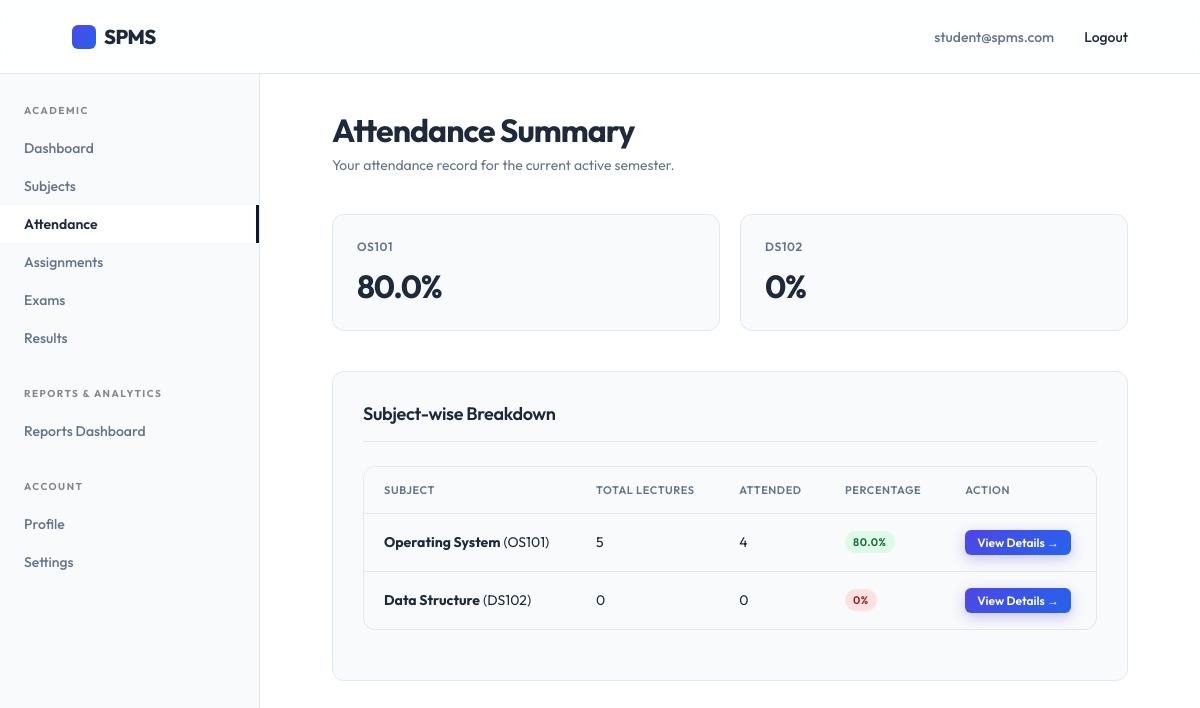
Screenshot of /student/attendance/ (signed in) with the database file from the repository.
### accounts/models.py (models this page shows, shortened)
class User(AbstractUser):
    class RoleChoices(models.TextChoices):
        STUDENT = 'student', 'Student'
        FACULTY = 'faculty', 'Faculty'
        ADMIN = 'admin', 'Admin'
    username = None
    email = models.EmailField(unique=True)
    role = models.CharField(max_length=20, choices=RoleChoices.choices, default=RoleChoices.STUDENT)
    contact_number = models.CharField(max_length=15, blank=True, null=True)
    deactivated_at = models.DateTimeField(blank=True, null=True)
    updated_at = models.DateTimeField(auto_now=True)
    USERNAME_FIELD = 'email'
    REQUIRED_FIELDS = []
    objects = CustomUserManager()

### academics/models.py (models this page shows, shortened)
class Subject(models.Model):
    name = models.CharField(max_length=150)
    code = models.CharField(max_length=20, unique=True)
    description = models.TextField(blank=True, null=True)

class SubjectOffering(models.Model):
    class SubjectType(models.TextChoices):
        CORE = 'core', 'Core'
        ELECTIVE = 'elective', 'Elective'
        LAB = 'lab', 'Lab'
        PROJECT = 'project', 'Project'
    subject = models.ForeignKey(Subject, on_delete=models.CASCADE, related_name='offerings')
    semester = models.ForeignKey(Semester, on_delete=models.CASCADE, related_name='subject_offerings')
    faculty = models.ForeignKey('faculty.Faculty', on_delete=models.SET_NULL, null=True, blank=True, related_name='subject_offerings')
    subject_type = models.CharField(max_length=20, choices=SubjectType.choices, default=SubjectType.CORE)
    credits = models.PositiveIntegerField()
    class Meta:
        constraints = [
            models.UniqueConstraint(fields=['subject', 'semester'], name='unique_subject_offering')
        ]

### students/views.py (the view)
# urls.py: path('attendance/', views.AttendanceSummaryView.as_view(), name='attendance_summary'),
@method_decorator(student_required, name='dispatch')
class AttendanceSummaryView(TemplateView):
    template_name = 'student/attendance_summary.html'
    def get_context_data(self, **kwargs):
        context = super().get_context_data(**kwargs)
        student = self.request.user.student_profile
        active_sem = StudentSemester.objects.filter(student=student, status='active').first()
        if not active_sem:
            context['attendance_data'] = []
            return context
        offerings = SubjectOffering.objects.filter(semester=active_sem.semester).select_related('subject')
        attendance_data = []
        for offering in offerings:
            total_lectures = offering.lectures.count()
            attended_lectures = Attendance.objects.filter(
                student=student,
                lecture__offering=offering,
                status=Attendance.StatusChoices.PRESENT
            ).count()
            percentage = (attended_lectures / total_lectures * 100) if total_lectures > 0 else 0
            attendance_data.append({
                'offering': offering,
                'total_lectures': total_lectures,
                'attended_lectures': attended_lectures,
                'percentage': round(percentage, 2)
            })
        context['attendance_data'] = attendance_data
        return context

### templates/student/attendance_summary.html (shortened to what this page needs)
{% extends 'student/base.html' %}
{% block page_title %}Attendance Summary{% endblock %}
{% block page_subtitle %}Your attendance record for the current active semester.{% endblock %}
{% block dashboard_content %}
<div class="stat-grid">
    {% for stat in attendance_data %}
        {% include 'components/stat_card.html' with label=stat.offering.subject.code value=stat.percentage|stringformat:"s%%" subtitle=stat.offering.subject.name %}
    {% empty %}
        <div class="card" style="grid-column: 1 / -1;"><p class="empty-state">No active semester attendance data recorded yet.</p></div>
    {% endfor %}
</div>
<div class="dashboard-section" style="margin-top: 2rem;">
    <div class="section-header">
        <h2 class="section-title">Subject-wise Breakdown</h2>
    </div>
    <div class="table-responsive">
        <table class="table">
            <thead>
                <tr>
                    <th>Subject</th>
                    <th>Total Lectures</th>
                    <th>Attended</th>
                    <th>Percentage</th>
                    <th>Action</th>
                </tr>
            </thead>
            <tbody>
                {% for stat in attendance_data %}
                <tr>
                    <td><strong>{{ stat.offering.subject.name }}</strong> ({{ stat.offering.subject.code }})</td>
                    <td>{{ stat.total_lectures }}</td>
                    <td>{{ stat.attended_lectures }}</td>
                    <td>
                        <span class="badge {% if stat.percentage >= 75 %}badge-success{% elif stat.percentage >= 50 %}badge-warning{% else %}badge-error{% endif %}">
                            {{ stat.percentage }}%
                        </span>
                    </td>
                    <td><a href="{% url 'students:subject_attendance' stat.offering.id %}" class="btn btn-primary" style="padding: 5px 12px; font-size: 12px;">View Details &rarr;</a></td>
                </tr>
                {% empty %}
                <tr>
                    <td colspan="5" class="empty-state">No attendance records found.</td>
                </tr>
                {% endfor %}
            </tbody>
        </table>
    </div>
</div>
{% endblock %}

### templates/components/navbar.html (shortened to what this page needs)
<header class="navbar">
    <a href="{% if request.user.is_authenticated %}{% if request.user.role == 'admin' or request.user.is_superuser %}{% url 'spms_admin:dashboard' %}{% elif request.user.role == 'faculty' %}{% url 'faculty:dashboard' %}{% else %}{% url 'students:dashboard' %}{% endif %}{% else %}{% url 'landing_page' %}{% endif %}" class="brand" aria-label="SPMS home">
        <span class="brand-mark"></span>
        SPMS
    </a>
    <nav class="nav-links" aria-label="User navigation">
        {% if request.user.is_authenticated %}
            <span style="color: var(--muted);">{{ request.user.email }}</span>
            <form action="{% url 'accounts:logout' %}" method="post" style="display:inline;">
                <button type="submit" style="background:none;border:none;cursor:pointer;font-family:inherit;font-size:inherit;font-weight:inherit;color:inherit;" class="nav-links a">Logout</button>
            </form>
        {% else %}
            {% if request.resolver_match.url_name != 'login' %}
                <a href="{% url 'accounts:login' %}">Login</a>
            {% endif %}
        {% endif %}
    </nav>
</header>

### templates/components/stat_card.html
<div class="stat-card">
    <div class="stat-label">{{ label }}</div>
    <div class="stat-value">{{ value }}</div>
</div>

### static/style.css (style rules this page uses)
:root { --bg: #f9fafb; --text: #1e293b; --muted: #64748b; --line: #e2e8f0; --soft: #ffffff; --primary: #4f46e5; --primary-hover: #4338ca; --accent: #2563eb; --black: #0f172a; --radius: 12px; --glass-bg: rgba(255, 255, 255, 0.85); --glass-border: rgba(255, 255, 255, 0.6); --glass-shadow: 0 10px 40px 0 rgba(31, 38, 135, 0.05); }
* { box-sizing: border-box; margin: 0; padding: 0; scrollbar-width: thin; scrollbar-color: rgba(0, 0, 0, 0.2) var(--bg); }
html { scroll-behavior: smooth; }
body { min-height: 100vh; background: var(--bg); color: var(--text); font-family: 'Outfit', Arial, sans-serif; -webkit-font-smoothing: antialiased; }
a { color: inherit; text-decoration: none; }
.navbar { height: 74px; width: 100%; display: flex; align-items: center; justify-content: space-between; padding: 0 6vw; background: rgba(255, 255, 255, 0.85); backdrop-filter: blur(16px); -webkit-backdrop-filter: blur(16px); border-bottom: 1px solid var(--line); position: sticky; top: 0; z-index: 100; }
.brand { font-size: 20px; font-weight: 800; letter-spacing: -0.5px; display: flex; align-items: center; gap: 8px; }
.brand-mark { width: 24px; height: 24px; background: linear-gradient(135deg, var(--primary), var(--accent)); border-radius: 6px; display: inline-block; }
.nav-links { display: flex; gap: 30px; font-size: 14px; font-weight: 500; }
.btn { display: inline-flex; align-items: center; justify-content: center; padding: 12px 24px; border-radius: 8px; font-size: 14px; font-weight: 600; transition: all 0.3s cubic-bezier(0.16, 1, 0.3, 1); cursor: pointer; border: none; }
.btn-primary { background: linear-gradient(135deg, var(--primary), var(--accent)); color: white; box-shadow: 0 4px 14px rgba(79, 70, 229, 0.3); }

### static/dashboard.css (style rules this page uses)
.stat-grid { display: grid; grid-template-columns: repeat(auto-fit, minmax(220px, 1fr)); gap: 20px; margin-bottom: 40px; }
.stat-card { background: var(--bg); border: 1px solid var(--line); border-radius: var(--radius); padding: 24px; display: flex; flex-direction: column; transition: transform 0.2s ease, box-shadow 0.2s ease; }
.stat-label { color: var(--muted); font-size: 12px; font-weight: 600; letter-spacing: .05em; text-transform: uppercase; margin-bottom: 12px; }
.stat-value { font-size: 32px; font-weight: 700; letter-spacing: -.04em; color: var(--text); }
.dashboard-section { background: var(--bg); border: 1px solid var(--line); border-radius: var(--radius); padding: 30px; margin-bottom: 30px; }
.section-header { display: flex; justify-content: space-between; align-items: center; margin-bottom: 24px; padding-bottom: 16px; border-bottom: 1px solid var(--line); }
.section-title { font-size: 18px; font-weight: 600; letter-spacing: -.02em; }
.badge { display: inline-flex; align-items: center; padding: 4px 8px; border-radius: var(--radius); font-size: 11px; font-weight: 600; letter-spacing: .05em; text-transform: uppercase; }
.badge-success { background: #dcfce7; color: #166534; }
.badge-danger, .badge-error { background: #fee2e2; color: #991b1b; }
.table-responsive { width: 100%; overflow-x: auto; margin-bottom: 20px; border-radius: var(--radius); border: 1px solid var(--line); background: var(--bg); }
.table { width: 100%; border-collapse: collapse; font-size: 14px; text-align: left; }
.table th { background: #f8fafc; color: var(--muted); font-weight: 600; text-transform: uppercase; font-size: 11px; letter-spacing: .05em; padding: 16px 20px; border-bottom: 1px solid var(--line); }
.table td { padding: 16px 20px; border-bottom: 1px solid var(--line); color: var(--text); vertical-align: middle; }
.table tbody tr:last-child td { border-bottom: none; }
.table tbody tr { transition: background-color 0.2s ease; }
.table .btn, .data-table .btn { padding: 6px 12px; font-size: 12px; border-radius: 6px; }

### rows the page displays
User: user.email "student@spms.com"
SubjectOffering: value "80.0%", offering.subject.name "Operating System", offering.subject.code "OS101", total_lectures "5", attended_lectures "4", percentage "80.0"
Subject: code "OS101"
SubjectOffering: value "0%", offering.subject.name "Data Structure", offering.subject.code "DS102", total_lectures "0", attended_lectures "0", percentage "0"
Subject: code "DS102"
